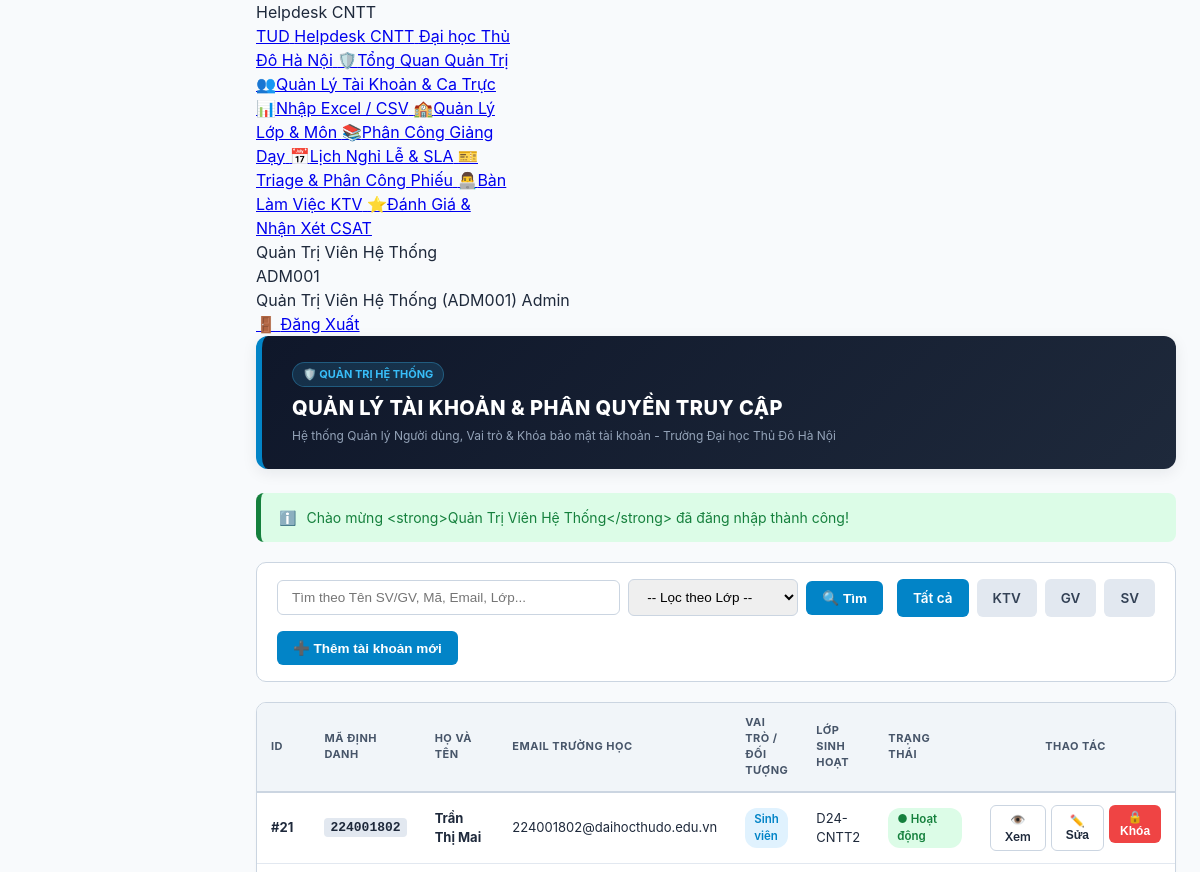
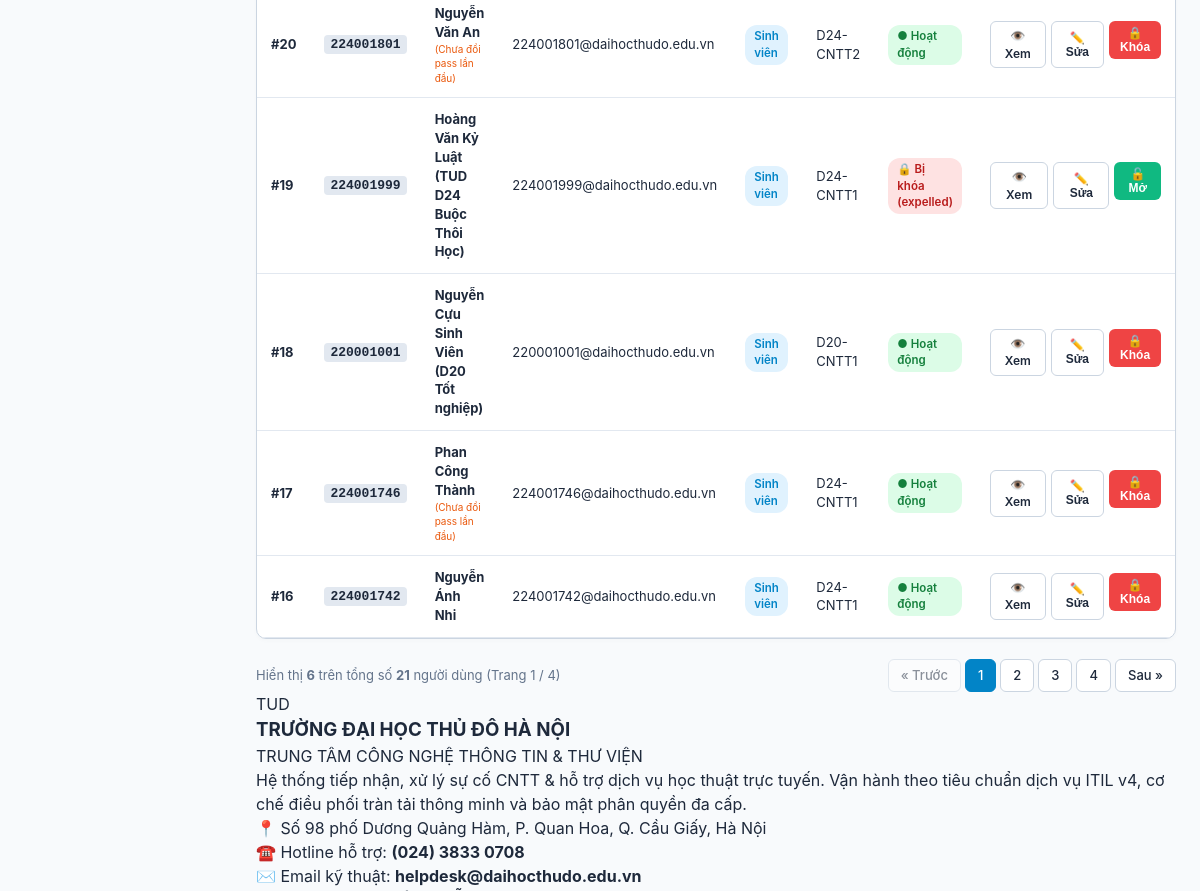
Before: /admin/users.php (signed in, upper part) with the older database file (2 pictures, top to bottom).
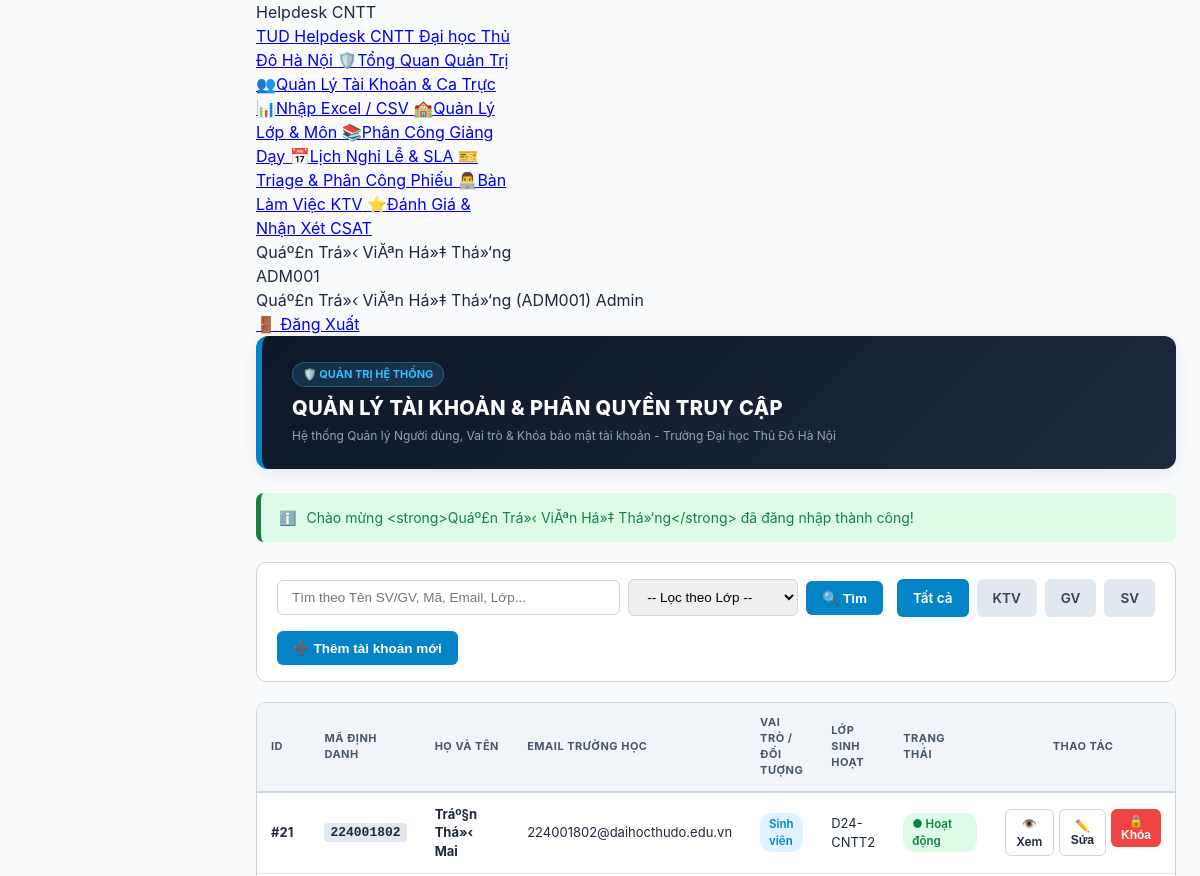
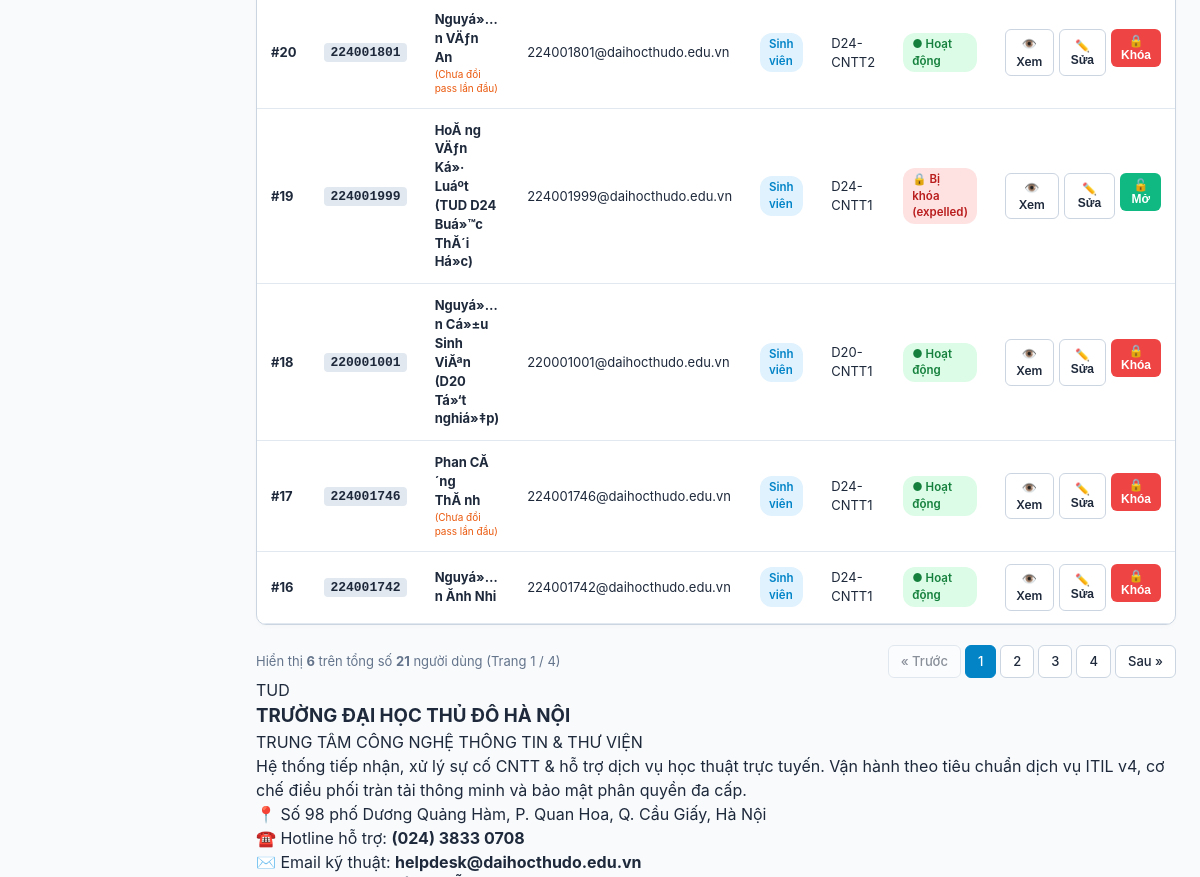
After: the same page with the newer database file (2 pictures, top to bottom).
### tables this page shows
CREATE TABLE `users` (
  `id` int(10) unsigned NOT NULL AUTO_INCREMENT,
  `user_code` varchar(30) NOT NULL,
  `name` varchar(100) NOT NULL,
  `email` varchar(190) NOT NULL,
  `personal_email` varchar(190) DEFAULT NULL,
  `password_hash` varchar(255) NOT NULL,
  `role` enum('requester','agent','admin') NOT NULL DEFAULT 'requester',
  `user_type` enum('student','lecturer','staff') NOT NULL DEFAULT 'student',
  `department` varchar(100) DEFAULT NULL,
  `phone` varchar(20) DEFAULT NULL,
  `class_id` int(10) unsigned DEFAULT NULL,
  `cohort` varchar(20) DEFAULT 'D24',
  `academic_status` enum('studying','graduated','expelled','suspended') NOT NULL DEFAULT 'studying',
  `specialty_category_id` int(10) unsigned DEFAULT NULL,
  `max_capacity` tinyint(3) unsigned NOT NULL DEFAULT 5,
  `active_tickets_count` tinyint(3) unsigned NOT NULL DEFAULT 0,
  `is_on_duty` tinyint(1) NOT NULL DEFAULT 1,
  `failed_attempts` tinyint(3) unsigned NOT NULL DEFAULT 0,
  `locked_until` datetime DEFAULT NULL,
  `is_active` tinyint(1) NOT NULL DEFAULT 1,
  `lock_reason` enum('none','brute_force','violation','expelled','tuition_debt','graduated') NOT NULL DEFAULT 'none',
  `is_first_login` tinyint(1) NOT NULL DEFAULT 1,
  `created_at` datetime NOT NULL DEFAULT current_timestamp(),
  `updated_at` datetime NOT NULL DEFAULT current_timestamp() ON UPDATE current_timestamp(),
  `avatar_path` varchar(255) DEFAULT NULL,
  PRIMARY KEY (`id`),
  UNIQUE KEY `uq_users_user_code` (`user_code`),
  UNIQUE KEY `uq_users_email` (`email`),
  KEY `fk_users_class` (`class_id`),
  KEY `fk_users_specialty_category` (`specialty_category_id`),
  KEY `idx_agent_dispatch` (`role`,`is_active`,`is_on_duty`,`specialty_category_id`,`active_tickets_count`),
  KEY `idx_user_lookup` (`user_code`,`user_type`,`academic_status`),
  KEY `idx_cohort_filter` (`cohort`,`academic_status`),
  CONSTRAINT `fk_users_class` FOREIGN KEY (`class_id`) REFERENCES `classes` (`id`) ON DELETE SET NULL,
  CONSTRAINT `fk_users_specialty_category` FOREIGN KEY (`specialty_category_id`) REFERENCES `categories` (`id`) ON DELETE SET NULL
);

### config/database.php (called while the page is built, shortened)
<?php
if (!function_exists('get_flash')) {
    function get_flash(): ?array {
        if (isset($_SESSION['flash'])) {
            $flash = $_SESSION['flash'];
            return $flash;
        }
        return null;
    }
}
if (!function_exists('get_app_base_url')) {
    function get_app_base_url(): string {
        $docRoot = str_replace('\\', '/', realpath($_SERVER['DOCUMENT_ROOT'] ?? '') ?: ($_SERVER['DOCUMENT_ROOT'] ?? ''));
        $appRoot = str_replace('\\', '/', realpath(__DIR__ . '/..') ?: dirname(__DIR__));
        if ($docRoot && str_starts_with($appRoot, $docRoot)) {
            $rel = substr($appRoot, strlen($docRoot));
            $base = '/' . trim(str_replace('\\', '/', $rel), '/') . '/';
            return str_replace('//', '/', $base);
        }
        return '/';
    }
}
return [
    'driver'    => 'mysql',
    'host'      => '127.0.0.1',
    'port'      => 3306,
    'database'  => 'helpdesk_thudo',
    'username'  => 'root',
    'password'  => '12345678',
    'charset'   => 'utf8mb4',
    'collation' => 'utf8mb4_unicode_ci',
    'options'   => [
        PDO::ATTR_ERRMODE            => PDO::ERRMODE_EXCEPTION,
        PDO::ATTR_DEFAULT_FETCH_MODE => PDO::FETCH_ASSOC,
        PDO::ATTR_EMULATE_PREPARES   => true,
    ],
];

### app/Models/UserRepository.php (called while the page is built, shortened)
<?php
require_once __DIR__ . '/../../config/database.php';
class UserRepository {
    public static function findActiveUsers(array $filters = [], int $page = 1, int $perPage = 8): array {
        $pdo = db();
        $kw = trim($filters['kw'] ?? '');
        $type = $filters['type'] ?? '';
        $classId = (int)($filters['class_id'] ?? 0);
        $page = max(1, $page);
        $offset = ($page - 1) * $perPage;
        $conditions = [];
        $params = [];
        $sql = "SELECT
                    u.id,
                    u.user_code,
                    u.name,
                    u.email,
                    u.role,
                    u.user_type,
                    u.cohort,
                    u.academic_status,
                    u.is_active,
                    u.lock_reason,
                    u.is_first_login,
                    COALESCE(c.class_code, c.name, 'Chưa xếp lớp') AS class_name,
                    c.class_code,
                    c.name AS class_full_name,
                    c.id AS class_id
                FROM users u
                LEFT JOIN classes c ON c.id = u.class_id ";
        $sql .= "ORDER BY u.id DESC LIMIT :limit OFFSET :offset";
        $stmt = $pdo->prepare($sql);
        $stmt->bindValue(':limit', (int)$perPage, PDO::PARAM_INT);
        $stmt->bindValue(':offset', (int)$offset, PDO::PARAM_INT);
        $stmt->execute();
        return $stmt->fetchAll();
    }
}

### admin/users.php (the view, shortened to what the changed rows need)
<?php
require_once __DIR__ . '/../config/database.php';
require_once __DIR__ . '/../app/Models/UserRepository.php';
$kw      = trim($_GET['kw'] ?? '');
$type    = $_GET['type'] ?? '';
if (!in_array($type, ['agent', 'lecturer', 'student'], true)) {
    $type = '';
}
$classId = (int)($_GET['class_id'] ?? 0);
$page    = max(1, (int)($_GET['page'] ?? 1));
$perPage = 6;
$filters    = ['kw' => $kw, 'type' => $type, 'class_id' => $classId];
$users   = UserRepository::findActiveUsers($filters, $page, $perPage);
$flash = get_flash();
?>
<!DOCTYPE html>
<html lang="vi">
<head>
</head>
<body>
<?php require_once __DIR__ . '/../includes/navbar.php'; ?>
<div class="container">
    <div class="header-card" style="display:flex; justify-content:space-between; align-items:center; flex-wrap:wrap; gap:12px;">
        <div class="header-title">
            <h1 style="margin:0; font-size:20px; font-weight:800; color:#fff;">QUẢN LÝ TÀI KHOẢN & PHÂN QUYỀN TRUY CẬP</h1>
        </div>
    </div>
    <?php if ($flash): ?>
        <div data-auto-dismiss="4500" class="alert alert-<?= htmlspecialchars($flash['type']) ?>">
            <span>ℹ️</span>
            <div><?= htmlspecialchars($flash['message']) ?></div>
        </div>
    <?php endif; ?>
    <div class="table-responsive">
        <table>
            <thead>
                <tr>
                    <th style="width: 50px;">ID</th>
                    <th>Mã định danh</th>
                    <th>Họ và tên</th>
                    <th>Email trường học</th>
                    <th>Vai trò / Đối tượng</th>
                    <th>Lớp sinh hoạt</th>
                    <th>Trạng thái</th>
                    <th style="width: 220px; text-align: center;">Thao tác</th>
                </tr>
            </thead>
            <tbody>
                <?php if (empty($users)): ?>
                    <tr>
                        <td colspan="8" style="text-align: center; padding: 40px; color: #94a3b8;">
                            Không tìm thấy người dùng nào phù hợp với từ khóa "<strong><?= htmlspecialchars($kw) ?></strong>".
                        </td>
                    </tr>
                <?php else: ?>
                    <?php foreach ($users as $u): ?>
                        <tr>
                            <td><strong>#<?= $u['id'] ?></strong></td>
                            <td><code style="background: #e2e8f0; padding: 2px 6px; border-radius: 4px; font-weight: bold;"><?= htmlspecialchars($u['user_code']) ?></code></td>
                            <td>
                                <strong><?= htmlspecialchars($u['name']) ?></strong>
                                <?php if ($u['is_first_login'] == 1): ?>
                                    <span style="font-size: 10px; color: #ea580c; display: block;">(Chưa đổi pass lần đầu)</span>
                                <?php endif; ?>
                            </td>
                            <td><?= htmlspecialchars($u['email']) ?></td>
                            <td>
                                <?php if ($u['role'] === 'admin'): ?>
                                    <span class="badge badge-admin">Quản trị viên</span>
                                <?php elseif ($u['role'] === 'agent'): ?>
                                    <span class="badge badge-agent">Kỹ thuật viên</span>
                                <?php elseif ($u['user_type'] === 'lecturer'): ?>
                                    <span class="badge badge-lecturer">Giảng viên</span>
                                <?php else: ?>
                                    <span class="badge badge-student">Sinh viên</span>
                                <?php endif; ?>
                            </td>
                            <td><?= htmlspecialchars($u['class_name']) ?></td>
                            <td>
                                <?php if ($u['is_active'] == 1): ?>
                                    <span class="badge badge-active">● Hoạt động</span>
                                <?php else: ?>
                                    <span class="badge badge-locked">🔒 Bị khóa (<?= htmlspecialchars($u['lock_reason']) ?>)</span>
                                <?php endif; ?>
                            </td>
                            <td style="text-align: center;">
                                <div style="display: inline-flex; gap: 5px;">
                                    <a href="user_detail.php?id=<?= $u['id'] ?>" class="btn btn-outline" title="Xem hồ sơ">👁️ Xem</a>
                                    <button type="button" class="btn btn-outline" onclick='openEditModal(<?= json_encode($u) ?>)'>✏️ Sửa</button>
                                    <form method="POST" action="user_action.php" onsubmit="return confirm('Bạn có chắc muốn đổi trạng thái khóa tài khoản này?');" style="display:inline;">
                                        <?php if ($u['is_active'] == 1): ?>
                                            <button type="submit" class="btn btn-danger" title="Khóa tài khoản">🔒 Khóa</button>
                                        <?php else: ?>
                                            <button type="submit" class="btn btn-success" title="Mở khóa tài khoản">🔓 Mở</button>
                                        <?php endif; ?>
                                    </form>
                                </div>
                            </td>
                        </tr>
                    <?php endforeach; ?>
                <?php endif; ?>
            </tbody>
        </table>
    </div>
</div>
</body>
</html>

### includes/navbar.php (shortened to what the changed rows need)
<?php
require_once __DIR__ . '/../config/database.php';
$appBase = get_app_base_url();
$currentUser = $_SESSION['user'] ?? null;
$isLoggedIn  = !empty($currentUser);
$userRole    = $currentUser['role'] ?? 'guest';
$userType    = $currentUser['user_type'] ?? 'guest';
$hasFixedSidebar = $isLoggedIn;
?>
<script src="https://www.gstatic.com/antigravity/web/dev/tailwindcss.min.js"></script>
<header class="bg-slate-900 border-b border-slate-800 text-slate-100 sticky top-0 z-[70] shadow-md relative">
    <div class="max-w-7xl mx-auto px-4 sm:px-6 lg:px-8">
        <div class="flex items-center justify-between min-h-14">
            <?php if ($hasFixedSidebar): ?>
                <nav aria-label="Điều hướng chính" class="app-role-sidebar fixed top-0 bottom-0 left-0 z-[80] flex flex-col overflow-y-auto bg-slate-900 p-4 shadow-2xl ring-1 ring-white/10 items-stretch gap-1 text-sm">
            <?php else: ?>
                <nav id="primary-navigation" aria-label="Điều hướng chính" class="flex min-w-0 flex-1 items-center gap-1 overflow-x-auto px-2 text-sm">
            <?php endif; ?>
                <?php if ($hasFixedSidebar): ?>
                    <div class="sidebar-user-copy mt-auto border-t border-slate-700/80 pt-4 text-xs text-slate-200">
                        <div class="truncate font-semibold"><?php echo htmlspecialchars($currentUser['name']); ?></div>
                        <div class="mt-1 text-slate-400"><?php echo htmlspecialchars($currentUser['user_code']); ?></div>
                    </div>
                <?php endif; ?>
            </nav>
            <div class="flex items-center gap-2 shrink-0">
                <?php if ($isLoggedIn): ?>
                    <div class="hidden sm:flex items-center gap-2 bg-slate-800/80 border border-slate-700/80 px-3 py-1 rounded-xl text-xs">
                        <span class="font-semibold text-white"><?php echo htmlspecialchars($currentUser['name']); ?></span>
                        <span class="text-slate-400 font-mono text-[11px]">(<?php echo htmlspecialchars($currentUser['user_code']); ?>)</span>
                        <span class="px-1.5 py-0.5 rounded bg-indigo-500/20 text-indigo-300 text-[10px] font-bold uppercase">
                            <?php
                            if ($userRole === 'admin') echo 'Admin';
                            elseif ($userRole === 'agent') echo 'KTV';
                            elseif ($userType === 'lecturer') echo 'Giảng Viên';
                            else echo 'Sinh Viên';
                            ?>
                        </span>
                    </div>
                    <a href="<?php echo $appBase; ?>index.php?action=logout"
                       aria-label="Đăng xuất" title="Đăng xuất"
                       onclick="return confirm('Bạn có chắc chắn muốn đăng xuất?');"
                       class="px-2 sm:px-2.5 py-1.5 bg-rose-600/20 hover:bg-rose-600 text-rose-300 hover:text-white border border-rose-500/30 rounded-xl text-xs font-bold transition flex items-center gap-1">
                        <span>🚪</span> <span class="hidden sm:inline">Đăng Xuất</span>
                    </a>
                <?php else: ?>
                    <a href="<?php echo $appBase; ?>index.php" aria-label="Đăng nhập" class="px-3 sm:px-4 py-1.5 bg-indigo-600 hover:bg-indigo-500 text-white font-bold rounded-xl text-xs transition shadow-sm">
                        🔑 <span class="sr-only sm:not-sr-only">Đăng Nhập</span>
                    </a>
                <?php endif; ?>
            </div>
        </div>
    </div>
</header>

Changed rows visible on the page:
changed users "224001802@daihocthudo.edu.vn": name "Trần Thị Mai" → "Tráº§n Thá»‹ Mai"
changed users "224001801@daihocthudo.edu.vn": name "Nguyễn Văn An" → "Nguyá»…n VÄƒn An"
changed users "224001999@daihocthudo.edu.vn": name "Hoàng Văn Kỷ Luật (TUD D24 Buộc Thôi Học)" → "HoĂ ng VÄƒn Ká»· Luáº­t (TUD D24 Buá»™c ThĂ´i Há»c)"
changed users "220001001@daihocthudo.edu.vn": name "Nguyễn Cựu Sinh Viên (D20 Tốt nghiệp)" → "Nguyá»…n Cá»±u Sinh ViĂªn (D20 Tá»‘t nghiá»‡p)"
changed users "224001746@daihocthudo.edu.vn": name "Phan Công Thành" → "Phan CĂ´ng ThĂ nh"
changed users "224001742@daihocthudo.edu.vn": name "Nguyễn Ánh Nhi" → "Nguyá»…n Ănh Nhi"
Other visible differences:
$currentUser['name']: "Quản Trị Viên Hệ Thống" → "Quáº£n Trá»‹ ViĂªn Há»‡ Thá»‘ng"
$flash['message']: "Chào mừng <strong>Quản Trị Viên Hệ Thống</strong> đã đăng nhập thành công!" → "Chào mừng <strong>Quáº£n Trá»‹ ViĂªn Há»‡ Thá»‘ng</strong> đã đăng nhập thành công!"
